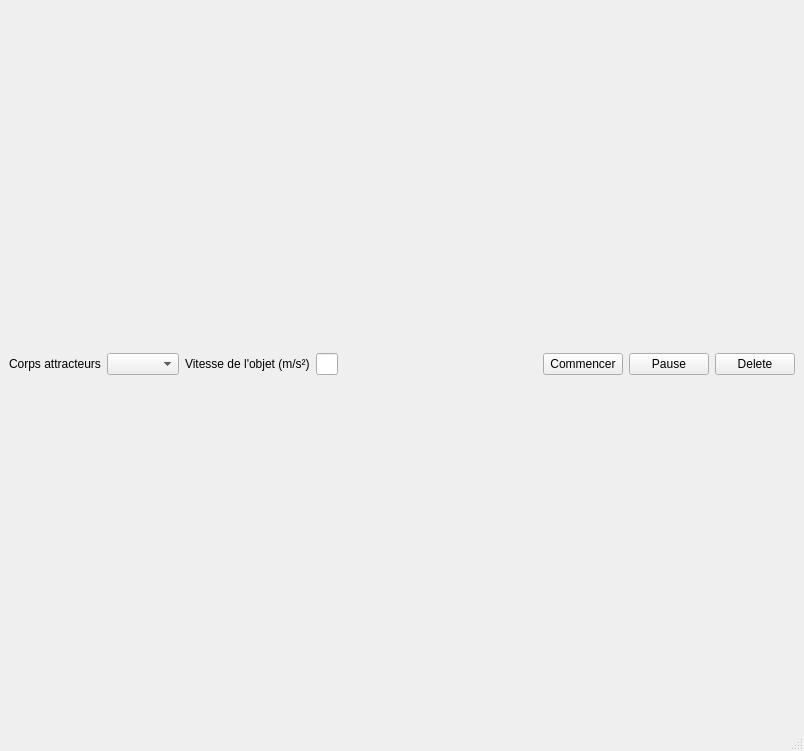
<?xml version="1.0" encoding="UTF-8"?>
<ui version="4.0">
 <class>MainWindow</class>
 <widget class="QMainWindow" name="MainWindow">
  <property name="geometry">
   <rect>
    <x>0</x>
    <y>0</y>
    <width>804</width>
    <height>751</height>
   </rect>
  </property>
  <property name="windowTitle">
   <string>MainWindow</string>
  </property>
  <widget class="QWidget" name="centralwidget">
   <layout class="QVBoxLayout" name="verticalLayout_3" stretch="2,0,1">
    <item>
     <layout class="QVBoxLayout" name="verticalLayout"/>
    </item>
    <item>
     <layout class="QHBoxLayout" name="horizontalLayout" stretch="0,0,0,0,0,0,0,0">
      <item>
       <widget class="QLabel" name="label">
        <property name="text">
         <string>Corps attracteurs</string>
        </property>
       </widget>
      </item>
      <item>
       <widget class="QComboBox" name="comboBox"/>
      </item>
      <item>
       <widget class="QLabel" name="label_2">
        <property name="text">
         <string>Vitesse de l'objet (m/s²)</string>
        </property>
       </widget>
      </item>
      <item>
       <widget class="QLineEdit" name="lineEdit"/>
      </item>
      <item>
       <spacer name="horizontalSpacer">
        <property name="orientation">
         <enum>Qt::Horizontal</enum>
        </property>
        <property name="sizeHint" stdset="0">
         <size>
          <width>1000</width>
          <height>20</height>
         </size>
        </property>
       </spacer>
      </item>
      <item>
       <widget class="QPushButton" name="pushButton">
        <property name="text">
         <string>Commencer</string>
        </property>
       </widget>
      </item>
      <item>
       <widget class="QPushButton" name="pushButton_2">
        <property name="text">
         <string>Pause</string>
        </property>
       </widget>
      </item>
      <item>
       <widget class="QPushButton" name="pushButton_3">
        <property name="text">
         <string>Delete</string>
        </property>
       </widget>
      </item>
     </layout>
    </item>
    <item>
     <layout class="QVBoxLayout" name="verticalLayout_2"/>
    </item>
   </layout>
  </widget>
  <widget class="QMenuBar" name="menubar">
   <property name="geometry">
    <rect>
     <x>0</x>
     <y>0</y>
     <width>804</width>
     <height>21</height>
    </rect>
   </property>
  </widget>
  <widget class="QStatusBar" name="statusbar"/>
 </widget>
 <resources/>
 <connections/>
</ui>
